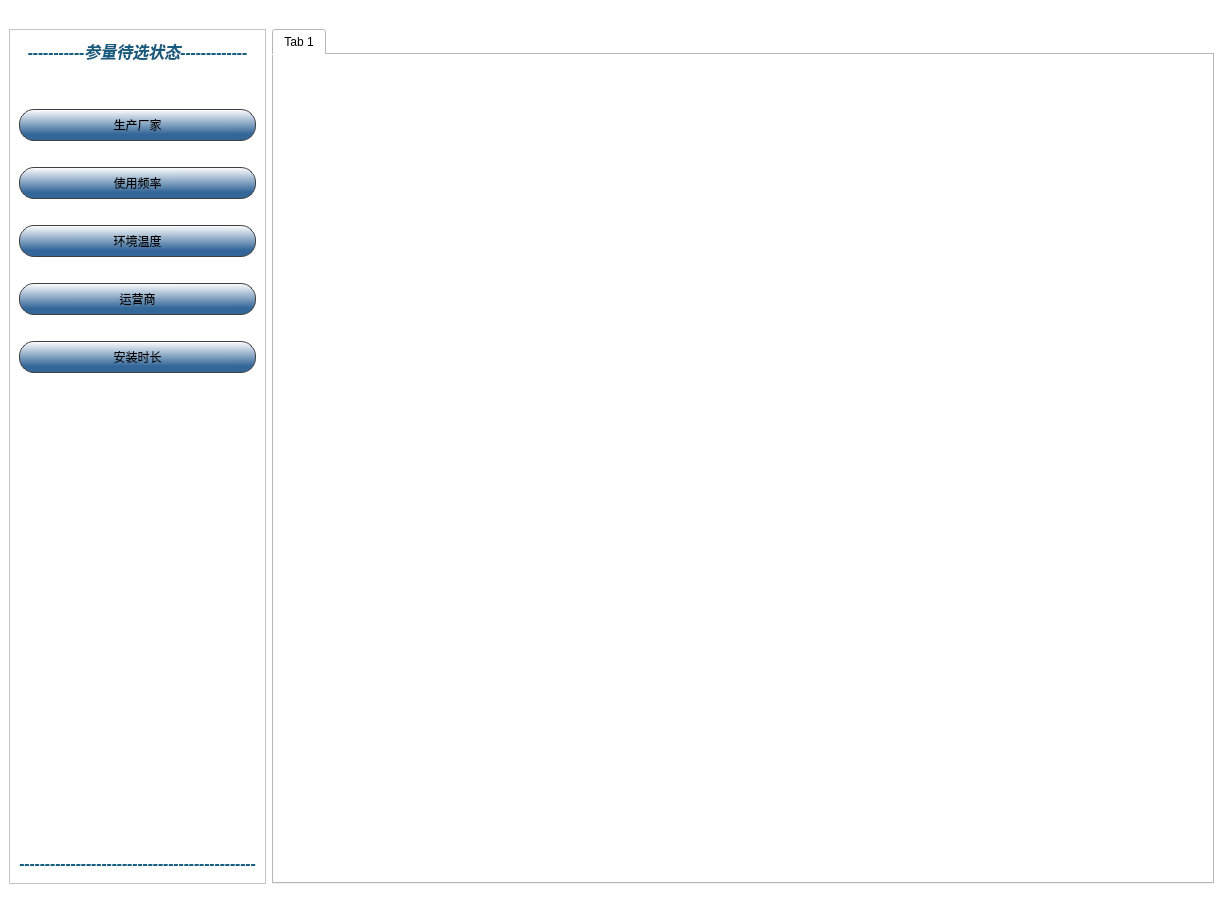
<?xml version="1.0" encoding="UTF-8"?>
<ui version="4.0">
 <class>PlotWindow</class>
 <widget class="QMainWindow" name="PlotWindow">
  <property name="geometry">
   <rect>
    <x>0</x>
    <y>0</y>
    <width>1223</width>
    <height>915</height>
   </rect>
  </property>
  <property name="sizePolicy">
   <sizepolicy hsizetype="Expanding" vsizetype="Expanding">
    <horstretch>0</horstretch>
    <verstretch>0</verstretch>
   </sizepolicy>
  </property>
  <property name="minimumSize">
   <size>
    <width>548</width>
    <height>309</height>
   </size>
  </property>
  <property name="windowTitle">
   <string>MainWindow</string>
  </property>
  <property name="styleSheet">
   <string notr="true">background-color: rgb(255, 255, 255);</string>
  </property>
  <widget class="QWidget" name="centralwidget">
   <layout class="QGridLayout" name="gridLayout">
    <item row="0" column="0" colspan="2">
     <widget class="QLabel" name="label">
      <property name="maximumSize">
       <size>
        <width>16777215</width>
        <height>16777215</height>
       </size>
      </property>
      <property name="text">
       <string/>
      </property>
      <property name="scaledContents">
       <bool>true</bool>
      </property>
      <property name="alignment">
       <set>Qt::AlignCenter</set>
      </property>
     </widget>
    </item>
    <item row="1" column="0">
     <widget class="QFrame" name="frame">
      <property name="maximumSize">
       <size>
        <width>360</width>
        <height>16777215</height>
       </size>
      </property>
      <property name="frameShape">
       <enum>QFrame::StyledPanel</enum>
      </property>
      <property name="frameShadow">
       <enum>QFrame::Raised</enum>
      </property>
      <layout class="QVBoxLayout" name="verticalLayout">
       <item>
        <widget class="QLabel" name="label_2">
         <property name="sizePolicy">
          <sizepolicy hsizetype="Preferred" vsizetype="Fixed">
           <horstretch>0</horstretch>
           <verstretch>0</verstretch>
          </sizepolicy>
         </property>
         <property name="font">
          <font>
           <family>Adobe 黑体 Std R</family>
           <pointsize>12</pointsize>
           <weight>9</weight>
           <italic>false</italic>
           <bold>false</bold>
          </font>
         </property>
         <property name="layoutDirection">
          <enum>Qt::LeftToRight</enum>
         </property>
         <property name="styleSheet">
          <string notr="true">font: 75 12pt &quot;Adobe 黑体 Std R&quot;;

color:#B4CDCD;
</string>
         </property>
         <property name="frameShape">
          <enum>QFrame::NoFrame</enum>
         </property>
         <property name="lineWidth">
          <number>3</number>
         </property>
         <property name="text">
          <string>&lt;html&gt;&lt;head/&gt;&lt;body&gt;&lt;p align=&quot;center&quot;&gt;&lt;span style=&quot; font-weight:600; font-style:italic; color:#145b7d;&quot;&gt;-----------参量待选状态-------------&lt;/span&gt;&lt;/p&gt;&lt;/body&gt;&lt;/html&gt;</string>
         </property>
         <property name="alignment">
          <set>Qt::AlignCenter</set>
         </property>
        </widget>
       </item>
       <item>
        <spacer name="verticalSpacer_7">
         <property name="orientation">
          <enum>Qt::Vertical</enum>
         </property>
         <property name="sizeType">
          <enum>QSizePolicy::Preferred</enum>
         </property>
         <property name="sizeHint" stdset="0">
          <size>
           <width>20</width>
           <height>40</height>
          </size>
         </property>
        </spacer>
       </item>
       <item>
        <widget class="QPushButton" name="btn_factory">
         <property name="sizePolicy">
          <sizepolicy hsizetype="Minimum" vsizetype="Preferred">
           <horstretch>0</horstretch>
           <verstretch>0</verstretch>
          </sizepolicy>
         </property>
         <property name="minimumSize">
          <size>
           <width>0</width>
           <height>32</height>
          </size>
         </property>
         <property name="maximumSize">
          <size>
           <width>300</width>
           <height>16777215</height>
          </size>
         </property>
         <property name="styleSheet">
          <string notr="true">background-color: qlineargradient(spread:pad, x1:0.541701, y1:1, x2:0.537, y2:0, stop:0.20398 rgba(51, 102, 153, 255), stop:1 rgba(255, 255, 255, 255));
border-style:none;
border:1px solid #3f3f3f; 

padding:5px;
min-height:20px;
border-radius:15px;

font: 75 12pt &quot;微软雅黑&quot;;</string>
         </property>
         <property name="text">
          <string>生产厂家</string>
         </property>
        </widget>
       </item>
       <item>
        <spacer name="verticalSpacer">
         <property name="orientation">
          <enum>Qt::Vertical</enum>
         </property>
         <property name="sizeType">
          <enum>QSizePolicy::Preferred</enum>
         </property>
         <property name="sizeHint" stdset="0">
          <size>
           <width>20</width>
           <height>20</height>
          </size>
         </property>
        </spacer>
       </item>
       <item>
        <widget class="QPushButton" name="btn_frequency">
         <property name="minimumSize">
          <size>
           <width>0</width>
           <height>32</height>
          </size>
         </property>
         <property name="maximumSize">
          <size>
           <width>300</width>
           <height>16777215</height>
          </size>
         </property>
         <property name="styleSheet">
          <string notr="true">background-color: qlineargradient(spread:pad, x1:0.541701, y1:1, x2:0.537, y2:0, stop:0.20398 rgba(51, 102, 153, 255), stop:1 rgba(255, 255, 255, 255));
border-style:none;
border:1px solid #3f3f3f; 

padding:5px;
min-height:20px;
border-radius:15px;
font: 75 12pt &quot;微软雅黑&quot;;</string>
         </property>
         <property name="text">
          <string>使用频率</string>
         </property>
        </widget>
       </item>
       <item>
        <spacer name="verticalSpacer_3">
         <property name="orientation">
          <enum>Qt::Vertical</enum>
         </property>
         <property name="sizeType">
          <enum>QSizePolicy::Preferred</enum>
         </property>
         <property name="sizeHint" stdset="0">
          <size>
           <width>20</width>
           <height>20</height>
          </size>
         </property>
        </spacer>
       </item>
       <item>
        <widget class="QPushButton" name="btn_tem">
         <property name="maximumSize">
          <size>
           <width>300</width>
           <height>16777215</height>
          </size>
         </property>
         <property name="styleSheet">
          <string notr="true">background-color: qlineargradient(spread:pad, x1:0.541701, y1:1, x2:0.537, y2:0, stop:0.20398 rgba(51, 102, 153, 255), stop:1 rgba(255, 255, 255, 255));
border-style:none;
border:1px solid #3f3f3f; 

padding:5px;
min-height:20px;
border-radius:15px;
font: 75 12pt &quot;微软雅黑&quot;;</string>
         </property>
         <property name="text">
          <string>环境温度</string>
         </property>
        </widget>
       </item>
       <item>
        <spacer name="verticalSpacer_4">
         <property name="orientation">
          <enum>Qt::Vertical</enum>
         </property>
         <property name="sizeType">
          <enum>QSizePolicy::Preferred</enum>
         </property>
         <property name="sizeHint" stdset="0">
          <size>
           <width>20</width>
           <height>20</height>
          </size>
         </property>
        </spacer>
       </item>
       <item>
        <widget class="QPushButton" name="btn_temp">
         <property name="maximumSize">
          <size>
           <width>300</width>
           <height>16777215</height>
          </size>
         </property>
         <property name="styleSheet">
          <string notr="true">background-color: qlineargradient(spread:pad, x1:0.541701, y1:1, x2:0.537, y2:0, stop:0.20398 rgba(51, 102, 153, 255), stop:1 rgba(255, 255, 255, 255));
border-style:none;
border:1px solid #3f3f3f; 

padding:5px;
min-height:20px;
border-radius:15px;
font: 75 12pt &quot;微软雅黑&quot;;</string>
         </property>
         <property name="text">
          <string>运营商</string>
         </property>
        </widget>
       </item>
       <item>
        <spacer name="verticalSpacer_5">
         <property name="orientation">
          <enum>Qt::Vertical</enum>
         </property>
         <property name="sizeType">
          <enum>QSizePolicy::Preferred</enum>
         </property>
         <property name="sizeHint" stdset="0">
          <size>
           <width>20</width>
           <height>20</height>
          </size>
         </property>
        </spacer>
       </item>
       <item>
        <widget class="QPushButton" name="btn_time">
         <property name="maximumSize">
          <size>
           <width>300</width>
           <height>16777215</height>
          </size>
         </property>
         <property name="styleSheet">
          <string notr="true">background-color: qlineargradient(spread:pad, x1:0.541701, y1:1, x2:0.537, y2:0, stop:0.20398 rgba(51, 102, 153, 255), stop:1 rgba(255, 255, 255, 255));
border-style:none;
border:1px solid #3f3f3f; 

padding:5px;
min-height:20px;
border-radius:15px;
font: 75 12pt &quot;微软雅黑&quot;;</string>
         </property>
         <property name="text">
          <string>安装时长</string>
         </property>
        </widget>
       </item>
       <item>
        <spacer name="verticalSpacer_6">
         <property name="orientation">
          <enum>Qt::Vertical</enum>
         </property>
         <property name="sizeType">
          <enum>QSizePolicy::Preferred</enum>
         </property>
         <property name="sizeHint" stdset="0">
          <size>
           <width>20</width>
           <height>20</height>
          </size>
         </property>
        </spacer>
       </item>
       <item>
        <layout class="QHBoxLayout" name="horizontalLayout">
         <item>
          <spacer name="horizontalSpacer">
           <property name="orientation">
            <enum>Qt::Horizontal</enum>
           </property>
           <property name="sizeType">
            <enum>QSizePolicy::Preferred</enum>
           </property>
           <property name="sizeHint" stdset="0">
            <size>
             <width>40</width>
             <height>20</height>
            </size>
           </property>
          </spacer>
         </item>
        </layout>
       </item>
       <item>
        <spacer name="verticalSpacer_2">
         <property name="orientation">
          <enum>Qt::Vertical</enum>
         </property>
         <property name="sizeHint" stdset="0">
          <size>
           <width>20</width>
           <height>40</height>
          </size>
         </property>
        </spacer>
       </item>
       <item>
        <widget class="QLabel" name="label_3">
         <property name="sizePolicy">
          <sizepolicy hsizetype="Preferred" vsizetype="Fixed">
           <horstretch>0</horstretch>
           <verstretch>0</verstretch>
          </sizepolicy>
         </property>
         <property name="font">
          <font>
           <family>Adobe 黑体 Std R</family>
           <pointsize>17</pointsize>
           <weight>50</weight>
           <italic>false</italic>
           <bold>false</bold>
          </font>
         </property>
         <property name="layoutDirection">
          <enum>Qt::LeftToRight</enum>
         </property>
         <property name="styleSheet">
          <string notr="true">font: 17pt &quot;Adobe 黑体 Std R&quot;;

color:#B4CDCD;</string>
         </property>
         <property name="frameShape">
          <enum>QFrame::NoFrame</enum>
         </property>
         <property name="lineWidth">
          <number>3</number>
         </property>
         <property name="text">
          <string>&lt;html&gt;&lt;head/&gt;&lt;body&gt;&lt;p align=&quot;center&quot;&gt;&lt;span style=&quot; font-size:12pt; font-weight:600; font-style:italic; color:#145b7d;&quot;&gt;----------------------------------------------&lt;/span&gt;&lt;/p&gt;&lt;/body&gt;&lt;/html&gt;</string>
         </property>
         <property name="alignment">
          <set>Qt::AlignCenter</set>
         </property>
        </widget>
       </item>
      </layout>
     </widget>
    </item>
    <item row="1" column="1">
     <widget class="QTabWidget" name="tabWidget">
      <property name="sizePolicy">
       <sizepolicy hsizetype="Expanding" vsizetype="Preferred">
        <horstretch>0</horstretch>
        <verstretch>0</verstretch>
       </sizepolicy>
      </property>
      <property name="minimumSize">
       <size>
        <width>0</width>
        <height>0</height>
       </size>
      </property>
      <property name="styleSheet">
       <string notr="true"/>
      </property>
      <property name="currentIndex">
       <number>0</number>
      </property>
      <widget class="QWidget" name="tab">
       <attribute name="title">
        <string>Tab 1</string>
       </attribute>
      </widget>
     </widget>
    </item>
   </layout>
  </widget>
  <widget class="QStatusBar" name="statusBar"/>
 </widget>
 <resources>
  <include location="qss.qrc"/>
  <include location="main.qrc"/>
 </resources>
 <connections/>
</ui>
